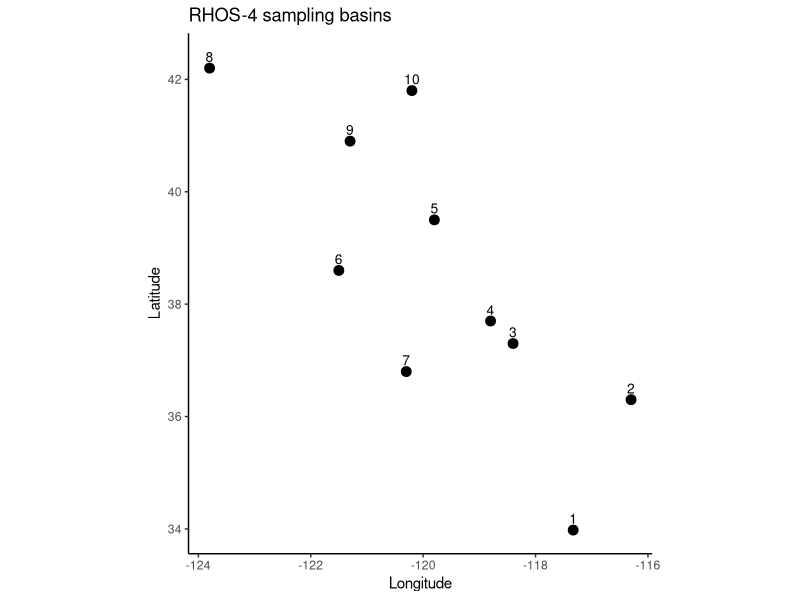
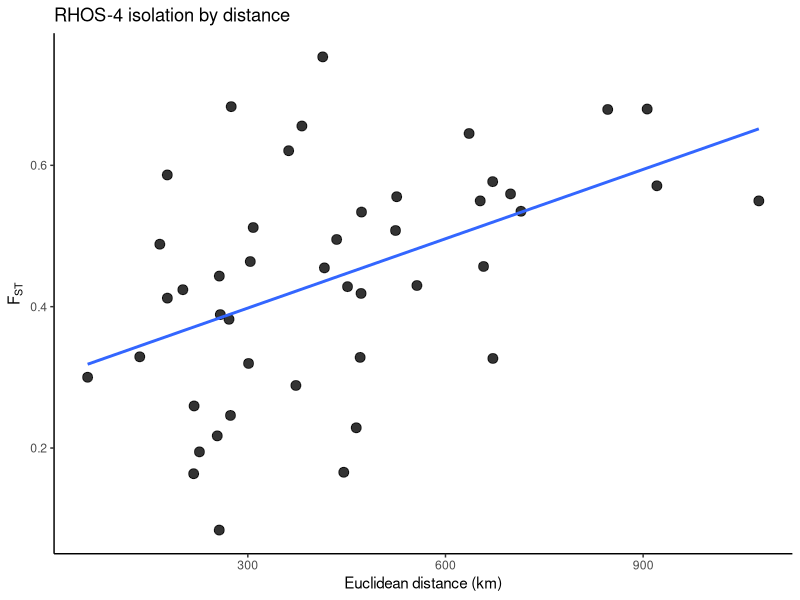

Write R code to recreate these figures, in order. (Note: this script raises an error after producing the figures.)

# -----------------------------
# RHOS-4 Speckled Dace
# basin coordinates + FST matrix + IBD plot
# Su et al. 2022, Transactions of the American Fisheries Society
# Pairwise FST from Supplemental Table S.2
# -----------------------------

library(ggplot2)
library(geosphere)

# ------------------------------
# paths
# ------------------------------
save_dir <- "/Users/johnmccall/Library/CloudStorage/OneDrive-TheOhioStateUniversity/Spring_2026/Landgen_DGS/DGS-Patterns-of-Fish-Diversity/DGS-Patterns-of-Fish-Diversity/Objective 2/Data/RHOS-4"

# -----------------------------
# 0) site coordinates
# basin-level representative coordinates
# order follows Supplemental Table S.2
# -----------------------------
RHOS_4_coords <- data.frame(
  site = as.character(1:10),
  #site_name = c(
  #  "Santa Ana",
  #  "Amargosa",
  #  "Owens",
  #  "Long Valley",
  #  "Lahontan",
  #  "Sacramento",
  #  "Central California",
  #  "Klamath",
  #  "Butte Lake",
  #  "Warner"
  #),
  lat = c(
    33.98, 36.30, 37.30, 37.70, 39.50,
    38.60, 36.80, 42.20, 40.90, 41.80
  ),
  lon = c(
    -117.33, -116.30, -118.40, -118.80, -119.80,
    -121.50, -120.30, -123.80, -121.30, -120.20
  ),
  stringsAsFactors = FALSE
)

# -----------------------------
# 1) map of sampling basins
# -----------------------------
ggplot(RHOS_4_coords, aes(x = lon, y = lat)) +
  geom_point(size = 3) +
  geom_text(aes(label = site), nudge_y = 0.20, size = 3.5) +
  coord_fixed() +
  theme_classic() +
  labs(
    x = "Longitude",
    y = "Latitude",
    title = "RHOS-4 sampling basins"
  )

# -----------------------------
# 2) geographic distance matrix
# straight-line distance in km
# -----------------------------
geo_dist_km <- geosphere::distm(
  as.matrix(RHOS_4_coords[, c("lon", "lat")]),
  fun = geosphere::distHaversine
) / 1000

rownames(geo_dist_km) <- RHOS_4_coords$site
colnames(geo_dist_km) <- RHOS_4_coords$site

# -----------------------------
# 3) helper function:
# takes a vector of lower-triangle values (row-wise order)
# and reconstructs a full symmetric matrix
# -----------------------------
fill_sym_from_lower <- function(pops, vals, diag_val = 0) {

  n <- length(pops)

  stopifnot(length(vals) == n * (n - 1) / 2)

  mat <- matrix(
    0,
    nrow = n,
    ncol = n,
    dimnames = list(pops, pops)
  )

  k <- 1
  for (i in 2:n) {
    for (j in 1:(i - 1)) {
      mat[i, j] <- vals[k]
      mat[j, i] <- vals[k]
      k <- k + 1
    }
  }

  diag(mat) <- diag_val
  mat
}

# -----------------------------
# 4) pairwise FST matrix
# Supplemental Table S.2
# order:
# 1 Santa Ana
# 2 Amargosa
# 3 Owens
# 4 Long Valley
# 5 Lahontan
# 6 Sacramento
# 7 Central California
# 8 Klamath
# 9 Butte Lake
# 10 Warner
# -----------------------------
fst_vals <- c(

  # 2 Amargosa
  0.683038,

  # 3 Owens
  0.655648, 0.163662,

  # 4 Long Valley
  0.495095, 0.382165, 0.300142,

  # 5 Lahontan
  0.549713, 0.328260, 0.246113, 0.259542,

  # 6 Sacramento
  0.645057, 0.555592, 0.511999, 0.443290, 0.412116,

  # 7 Central California
  0.753472, 0.620699, 0.586420, 0.488401, 0.463870, 0.194572,

  # 8 Klamath
  0.549713, 0.571066, 0.535016, 0.456907, 0.428349, 0.165698, 0.326771,

  # 9 Butte Lake
  0.679071, 0.576948, 0.533901, 0.454898, 0.424014, 0.083905, 0.228633, 0.217210,

  # 10 Warner
  0.679669, 0.559563, 0.507790, 0.418762, 0.388788, 0.288543, 0.429950, 0.319681, 0.329080
)

RHOS_4_fst <- fill_sym_from_lower(
  pops = RHOS_4_coords$site,
  vals = fst_vals,
  diag_val = 0
)

RHOS_4_fst[RHOS_4_fst < 0] <- 0

# -----------------------------
# 5) pairwise dataframe for IBD plot
# -----------------------------
ibd_df <- data.frame(
  site1   = rownames(RHOS_4_fst)[row(RHOS_4_fst)[upper.tri(RHOS_4_fst)]],
  site2   = colnames(RHOS_4_fst)[col(RHOS_4_fst)[upper.tri(RHOS_4_fst)]],
  fst     = RHOS_4_fst[upper.tri(RHOS_4_fst)],
  dist_km = geo_dist_km[upper.tri(geo_dist_km)]
)

# -----------------------------
# 6) IBD plot
# -----------------------------
ggplot(ibd_df, aes(x = dist_km, y = fst)) +
  geom_point(size = 3, alpha = 0.8) +
  geom_smooth(method = "lm", se = FALSE) +
  theme_classic() +
  labs(
    x = "Euclidean distance (km)",
    y = expression(F[ST]),
    title = "RHOS-4 isolation by distance"
  )

# -----------------------------
# 7) quick checks
# -----------------------------
stopifnot(identical(rownames(RHOS_4_fst), RHOS_4_coords$site))
stopifnot(identical(colnames(RHOS_4_fst), RHOS_4_coords$site))
stopifnot(isTRUE(all.equal(RHOS_4_fst, t(RHOS_4_fst))))
stopifnot(length(fst_vals) == nrow(RHOS_4_coords) * (nrow(RHOS_4_coords) - 1) / 2)

# -----------------------------
# 8) save RData
# -----------------------------
out_dir <- file.path(save_dir, "data")

if (!dir.exists(out_dir)) {
  dir.create(out_dir, recursive = TRUE)
}

save(
  RHOS_4_fst,
  RHOS_4_coords,
  file = file.path(out_dir, "RHOS-4.RData")
)
